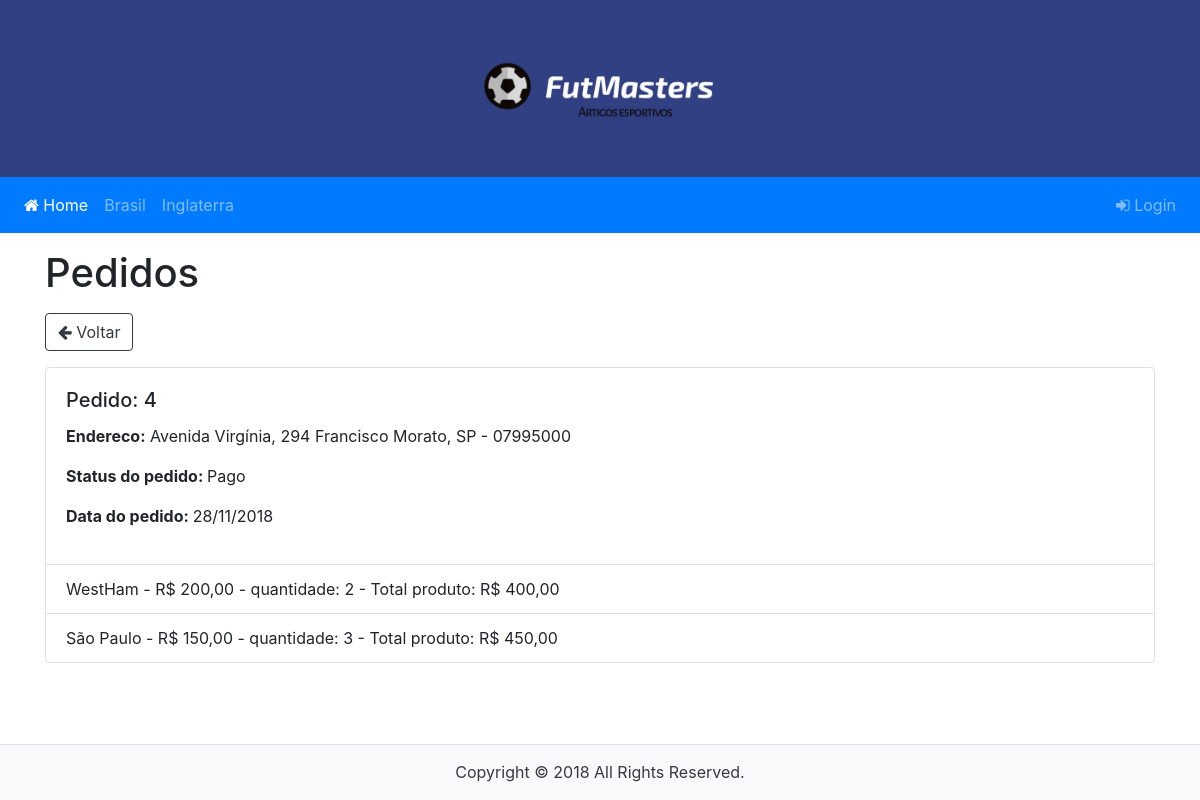
Screenshot of /Paginas/pedidos.php?id_pedido=4 with the database file from the repository.
### tables this page shows
CREATE TABLE `categorias` (
  `id` int(11) NOT NULL AUTO_INCREMENT,
  `nome` varchar(255) DEFAULT NULL,
  `status` int(11) DEFAULT NULL,
  PRIMARY KEY (`id`)
);

CREATE TABLE `pedidos` (
  `id` int(11) NOT NULL AUTO_INCREMENT,
  `usuario_id` int(11) DEFAULT NULL,
  `preco_frete` float DEFAULT NULL,
  `status` char(1) DEFAULT 'A' COMMENT 'A=Aberto / P=Pago / R=Recusado',
  `data_cadastro` date DEFAULT NULL,
  PRIMARY KEY (`id`),
  KEY `fk_usuario_pedido` (`usuario_id`),
  CONSTRAINT `fk_usuario_pedido` FOREIGN KEY (`usuario_id`) REFERENCES `usuarios` (`id`)
);

CREATE TABLE `usuarios` (
  `id` int(11) NOT NULL AUTO_INCREMENT,
  `nome` varchar(255) DEFAULT NULL,
  `email` varchar(255) DEFAULT NULL,
  `cpf` varchar(255) DEFAULT NULL,
  `senha` varchar(255) DEFAULT NULL,
  `cep` varchar(255) DEFAULT NULL,
  `logradouro` varchar(255) DEFAULT NULL,
  `bairro` varchar(255) DEFAULT NULL,
  `estado` varchar(255) DEFAULT NULL,
  `cidade` varchar(255) DEFAULT NULL,
  `numero` int(11) DEFAULT NULL,
  `status` int(11) DEFAULT NULL,
  PRIMARY KEY (`id`)
);

CREATE TABLE `produtos` (
  `id` int(11) NOT NULL AUTO_INCREMENT,
  `sub_categoria_id` int(11) DEFAULT NULL,
  `nome` varchar(255) DEFAULT NULL,
  `descricao` varchar(255) DEFAULT NULL,
  `preco` float DEFAULT NULL,
  `quantidade` int(11) DEFAULT NULL,
  `foto` varchar(255) DEFAULT NULL,
  `status` int(11) DEFAULT NULL,
  `oferta` int(1) DEFAULT '0',
  PRIMARY KEY (`id`),
  KEY `fk_produto_sub_categoria` (`sub_categoria_id`),
  CONSTRAINT `fk_produto_sub_categoria` FOREIGN KEY (`sub_categoria_id`) REFERENCES `sub_categorias` (`id`)
);

### DAO/Banco.php (called while the page is built, shortened)
<?php
class Banco
{
    private $conn;
    function __construct($host = "localhost", $user = "root", $senha = "q1w2e3r4", $banco = "lojauninove")
    {
        $this->host = $host;
        $this->user = $user;
        $this->senha = $senha;
        $this->banco = $banco;
        $this->conn = new mysqli($this->host, $this->user, $this->senha, $this->banco);
    }
    public function getConn()
    {
        return $this->conn;
    }
}

### Controller/PageController.php (called while the page is built, shortened)
<?php
class PageController
{
    private $dao;
    function __construct()
    {
        $this->dao = new CategoriaDAO();
    }
    public function index(){
        return [
            "categorias" => $this->dao->getCategorias()
        ];
    }
    public function pedidos_detalhe($id){
        $ped_dao = new PedidoDAO();
        return $ped_dao->getPedidosById($id);
    }
}

### DAO/CategoriaDAO.php (called while the page is built, shortened)
<?php
class CategoriaDAO extends Banco
{
    public function getCategorias(){
        $query = "SELECT id, nome, status FROM categorias";
        $stmt = $this->getConn()->prepare($query);
        $stmt->execute();
        $stmt->bind_result($id, $nome, $status);
        $categorias = [];
        while($stmt->fetch()){
            $categoria = new Categoria();
            $categoria->setId($id);
            $categoria->setNome($nome);
            $categoria->setStatus($status);
            $categorias[] = $categoria;
        }
        return $categorias;
    }
}

### Model/Categoria.php (called while the page is built, shortened)
<?php
class Categoria
{
    private $id;
    private $nome;
    public function getId()
    {
        return $this->id;
    }
    public function setId($id)
    {
        $this->id = $id;
    }
    public function getNome()
    {
        return $this->nome;
    }
    public function setNome($nome)
    {
        $this->nome = $nome;
    }
}

### DAO/PedidoDAO.php (called while the page is built, shortened)
<?php
class PedidoDAO extends Banco
{
    private $table;
    private $orderBy;
    private $usu_dao;
    private $pedit_dao;
    function __construct(){
        $this->usu_dao = new UsuarioDAO();
        $this->pedit_dao = new PedidoItemDAO();
    }
    public function getTable()
    {
        return $this->table;
    }
    public function setTable($table)
    {
        $this->table = $table;
    }
    public function getOrderBy()
    {
        return $this->orderBy;
    }
    public function setOrderBy($orderBy)
    {
        $this->orderBy = $orderBy;
    }
    public function getPedidosById($id){
        $query = "SELECT p.id id_pedido, p.usuario_id, p.preco_frete, p.status, p.data_cadastro FROM ".$this->getTable()." p WHERE p.id = ".$id." ".$this->getOrderBy();
        $stmt = $this->getConn()->prepare($query);
        $stmt->execute();
        $stmt->bind_result($id_pedido, $usuario_id, $preco_frete, $status, $data_cadastro);
        while ($stmt->fetch()){
            $pedido = new Pedido();
            $pedido->setId($id_pedido);
            $pedido->setUsuario($this->usu_dao->getUsuario($usuario_id));
            $pedido->setPrecoFrete($preco_frete);
            $pedido->setStatus($status);
            $pedido->setDataCadastro($data_cadastro);
            $pedido->setItens($this->pedit_dao->getItens($pedido));
        }
        return $pedido;
    }
}

### DAO/UsuarioDAO.php (called while the page is built, shortened)
<?php
class UsuarioDAO extends Banco
{
    private $table;
    public function getTable()
    {
        return $this->table;
    }
    public function setTable($table)
    {
        $this->table = $table;
    }
    public function getUsuario($id){
        $query = "SELECT * FROM ".$this->getTable()." WHERE id = ".$id;
        $stmt = $this->getConn()->prepare($query);
        $stmt->execute();
        $stmt->bind_result($id, $nome, $email, $cpf, $senha, $cep, $logradouro, $bairro, $estado, $cidade, $numero, $status);
        while($stmt->fetch()){
            $usuario = new Usuario();
            $usuario->setId($id);
            $usuario->setNome($nome);
            $usuario->setEmail($email);
            $usuario->setCpf($cpf);
            $usuario->setCep($cep);
            $usuario->setLogradouro($logradouro);
            $usuario->setBairro($bairro);
            $usuario->setEstado($estado);
            $usuario->setCidade($cidade);
            $usuario->setNumero($numero);
            $usuario->setStatus($status);
        }
        return $usuario;
    }
}

### DAO/PedidoItemDAO.php (called while the page is built, shortened)
<?php
class PedidoItemDAO extends Banco
{
    private $table;
    public function getTable()
    {
        return $this->table;
    }
    public function setTable($table)
    {
        $this->table = $table;
    }
    public function getItens(Pedido $pedido){
        $query = "SELECT * FROM ".$this->getTable()." WHERE pedido_id = ".$pedido->getId();
        $stmt = $this->getConn()->prepare($query);
        $stmt->execute();
        $stmt->bind_result($id, $pedido_id, $produto_id, $preco, $quantidade);
        $itens = [];
        $pro_dao = new ProdutoDAO();
        while($stmt->fetch()){
            $item = new PedidoItem();
            $item->setPedido($pedido);
            $item->setProduto($pro_dao->getProduto($produto_id));
            $item->setPreco($preco);
            $item->setQuantidade($quantidade);
            $itens[] = $item;
        }
        return $itens;
    }
}

### Model/Pedido.php (called while the page is built, shortened)
<?php
class Pedido
{
    private $id;
    public function getId()
    {
        return $this->id;
    }
    public function setId($id)
    {
        $this->id = $id;
    }
}

### DAO/ProdutoDAO.php (called while the page is built, shortened)
<?php
class ProdutoDAO extends Banco{
    public function getProduto($id){
        $query = "SELECT * FROM produtos WHERE id = ".$id;
        $stmt = $this->getConn()->prepare($query);
        $stmt->execute();
        $stmt->bind_result($id, $sub_categoria_id, $nome, $descricao, $preco, $quantidade, $foto, $status,$oferta);
        $sub_dao = new SubCategoriaDAO();
        while($stmt->fetch()){
            $produto = new Produto();
            $produto->setId($id);
            $produto->setSubCategoria($sub_dao->getSubCategoria($sub_categoria_id));
            $produto->setNome($nome);
            $produto->setDescricao($descricao);
            $produto->setPreco($preco);
            $produto->setQuantidade($quantidade);
            $produto->setFoto($foto);
            $produto->setStatus($status);
            $produto->setOferta($oferta);
        }
        return $produto;
    }
}

### Paginas/pedidos.php (the view)
<?php
include '../Templates/header.php';
if(isset($_GET['id_pedido'])){
    $pedido = $controller->pedidos_detalhe($_GET['id_pedido']);
}else{
    $pedidos = $controller->pedidos();
}
?>
<div class="container">
    <h1 class="my-3">Pedidos</h1>
    <?php if(!isset($_GET['id_pedido'])):?>
        <table class="table table-bordered text-center">
            <thead>
            <tr>
                <th>ID pedido</th>
                <th>Status</th>
                <th>Ações</th>
            </tr>
            </thead>
            <tbody>
                <?php foreach($pedidos['pedidos'] as $p):?>
                    <tr>
                        <td><?php echo $p->getId()?></td>
                        <td><?php echo $p->getStatus(1)?></td>
                        <td>
                            <a class="btn btn-primary" href="/Paginas/pedidos.php?id_pedido=<?php echo $p->getId()?>">Ver detalhes</a>
                        </td>
                    </tr>
                <?php endforeach;?>
            </tbody>
        </table>
   <?php else:?>
        <a class="btn btn-outline-dark mb-3" href="/Paginas/pedidos.php">
            <i class="fa fa-arrow-left"></i>
            Voltar
        </a>
        <div class="card">
            <div class="card-body">
                <h5 class="card-title">Pedido: <?php echo $pedido->getId()?></h5>
                <p><strong>Endereco:</strong> <?php echo $pedido->getUsuario()->getLogradouro().", ".$pedido->getUsuario()->getNumero()." ".$pedido->getUsuario()->getBairro()." ".$pedido->getUsuario()->getCidade().", ".$pedido->getUsuario()->getEstado()." - ".$pedido->getUsuario()->getCep()?></p>
                <p><strong>Status do pedido: </strong><?php echo $pedido->getStatus(1)?></p>
                <p><strong>Data do pedido: </strong><?php echo $pedido->getDataCadastro('d/m/Y')?></p>
            </div>
            <ul class="list-group list-group-flush">
                <?php foreach($pedido->getItens() as $it):?>
                    <li class="list-group-item">
                        <?php echo $it->getProduto()->getNome()." - ".$it->getPreco(1)." - quantidade: ".$it->getQuantidade()." - Total produto: ".$it->getTotal(1)?>
                    </li>
                <?php endforeach;?>
            </ul>
        </div>
   <?php endif?>
</div>
<?php include '../Templates/footer.php' ?>

### Templates/menu.php (shortened to what this page needs)
<nav class="navbar navbar-expand-lg navbar-dark bg-primary">
    <div class="collapse navbar-collapse" id="navbarSupportedContent">
        <ul class="navbar-nav mr-auto">
            <li class="nav-item <?php echo empty($_GET['id']) ? 'active' : '' ?>">
                <a class="nav-link" href="/Paginas/home.php">
                    <i class="fa fa-home"></i>
                    Home
                </a>
            </li>
            <?php foreach($page['categorias'] as $cat):?>
                <li class="nav-item <?php echo $cat->getId() == @$_GET["id"] ? 'active' : '' ?>">
                    <a class="nav-link" href="/Paginas/categorias.php?id=<?php echo $cat->getId()?>"><?php echo $cat->getNome()?></a>
                </li>
            <?php endforeach;?>
        </ul>
        <ul class="navbar-nav">
            <?php if(!isset($_SESSION['usuario'])):?>
                <li class="nav-item">
                    <a class="nav-link" href="/Paginas/login.php">
                        <i class="fa fa-sign-in"></i>
                        Login
                    </a>
                </li>
            <?php endif?>
        </ul>
    </div>
</nav>

### Templates/css/style.css (style rules this page uses)
html,body { width: 100%; height: 100%; float: left; }

### rows the page displays
categorias: nome "Brasil"
categorias: nome "Inglaterra"
pedidos: id "4", status "Pago", data_cadastro "28/11/2018"
usuarios: logradouro "Avenida Virgínia", numero "294", cidade "Francisco Morato", estado "SP", cep "07995000"
produtos: nome "WestHam", preco "R$ 200,00", Quantidade "2", preco "R$ 400,00"
produtos: nome "São Paulo", preco "R$ 150,00", Quantidade "3", preco "R$ 450,00"
